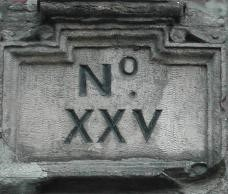
#> input picture ch_04_binary_vision/images/Picture1.jpg, 228 x 194 px
$ jupyter execute ch_04_1.ipynb   (shell and % lines are left out)
#> lines starting #> are read from the running program, lines starting #| are printed output that depends on the picture; after the words box and inside, x2 and y2 are one past the last pixel; in counts of white or black regions, pixels touching at a corner belong together
# آستانه‌گذاری (Thresholding)

برای آستانه‌گذاری، در ساده‌ترین حالت یک مقدار آستانه T انتخاب می‌کنیم

برای هر پیکسل از تصویر خاکستری، اگر مقدار پیکسل برابر یا بزرگ‌تر از آستانه بود، مقدار آن پیکسل را ۱ (255) .قرار می‌دهیم، در غیر این‌صورت ۰ قرار می‌دهیم

برای مثال برای تصویر زیر، مقدار آستانه را برابر با ۹۷ قرار می‌دهیم

[cell 1]
# import necessary libraries
import cv2
import numpy as np
import matplotlib.pyplot as plt

# to show image in notebook

[cell 2]
img = cv2.imread('images/Picture1.jpg')
#> img is the input picture: shape (194, 228, 3); mean B, G, R 107.8, 109.5, 106.8

plt.axis('off')
plt.imshow(img, cmap='gray')

ابتدا تصویر رنگی را به تصویر خاکستری تبدیل می‌کنیم

[cell 3]
img_gray = cv2.cvtColor(img, cv2.COLOR_BGR2GRAY)

plt.axis('off')
plt.imshow(img_gray, cmap='gray')

یک ماتریس به اندازه تصویر با مقادیر ۰ ایجاد می‌کنیم

[cell 4]
T = 97

height, width = img_gray.shape
#> height = 194; width = 228

img_binary = np.zeros((height, width))

در یک حلقه تو در تو مقدار هر پیکسل را با آستانه مقایسه می‌کنیم

[cell 5]
for i in range(height):
  for j in range(width):
    if img_gray[i, j] >= T:
      img_binary[i, j] = 255
    else:
      img_binary[i, j] = 0
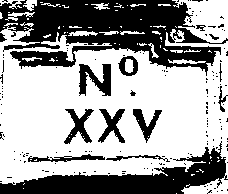
#> img_binary: shape (194, 228) float64; 62% white; 156 black regions (141 under 20 px), largest, box (x1, y1, x2, y2) and area: (0, 0, 228, 76) 9272, (0, 141, 228, 194) 4507, (79, 64, 111, 96) 594

[cell 6]
plt.axis('off')
plt.imshow(img_binary, cmap='gray')

در OpenCV با استفاده از دستور threshold این کار را می توانیم انجام دهیم.
این دستور در خورجی ۲ مقدار را باز می‌گرداند:
* مقدار اول برابر با آستانه (T) است
* مقدار دوم تصویر باینری

[cell 7]
_, img_binary = cv2.threshold(img_gray, T, 255, cv2.THRESH_BINARY)
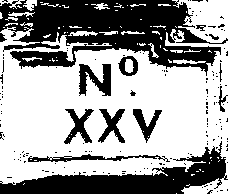
#> img_binary: shape (194, 228); 61.5% white; 157 black regions (143 under 20 px), largest, box (x1, y1, x2, y2) and area: (0, 0, 228, 76) 9418, (0, 141, 228, 194) 4547, (79, 64, 111, 96) 601

plt.axis('off')
plt.imshow(img_binary, cmap='gray')
